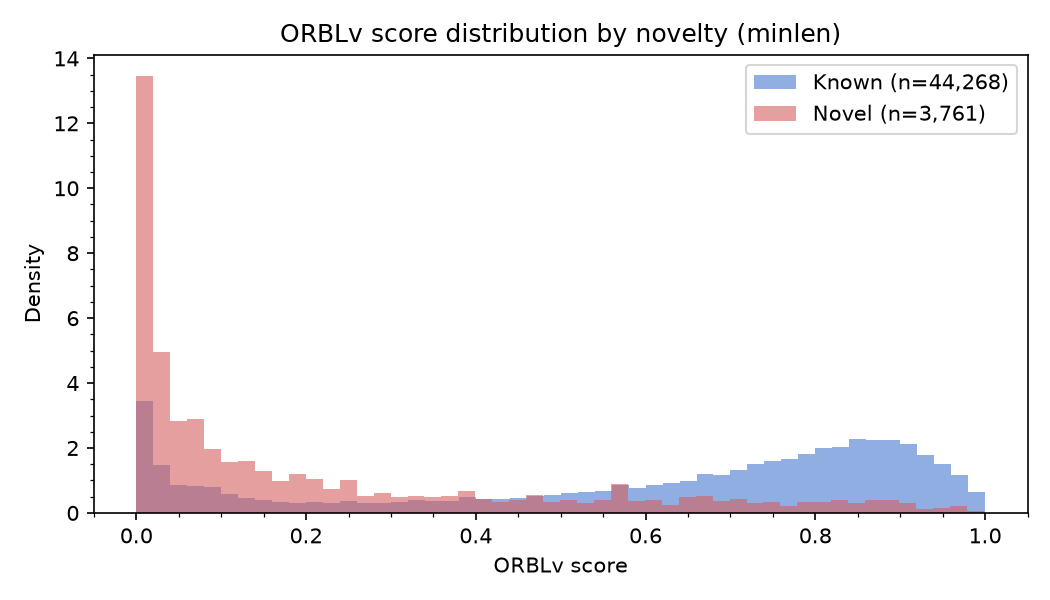

The Python source for this figure:
import polars as pl
import matplotlib.pyplot as plt
import matplotlib.ticker as mticker

df = pl.read_csv(
    "nextflow_results/quality/minlen_quality_metrics_riboseq.tsv",
    separator="\t",
    null_values=["NA", "UnableToDownloadAlignment"],
)

novel = df.filter(pl.col("is_novel") == 1)["ORBLv"].drop_nulls().to_numpy()
known = df.filter(pl.col("is_novel") == 0)["ORBLv"].drop_nulls().to_numpy()

fig, ax = plt.subplots(figsize=(7, 4))

bins = 50
ax.hist(known, bins=bins, alpha=0.6, label=f"Known (n={len(known):,})", color="#4878CF", density=True)
ax.hist(novel, bins=bins, alpha=0.6, label=f"Novel (n={len(novel):,})", color="#D65F5F", density=True)

ax.set_xlabel("ORBLv score")
ax.set_ylabel("Density")
ax.set_title("ORBLv score distribution by novelty (minlen)")
ax.legend()
ax.xaxis.set_minor_locator(mticker.AutoMinorLocator())
ax.yaxis.set_minor_locator(mticker.AutoMinorLocator())

plt.tight_layout()
plt.savefig("scripts/orblv_by_is_novel.png", dpi=150)
print("Saved scripts/orblv_by_is_novel.png")
